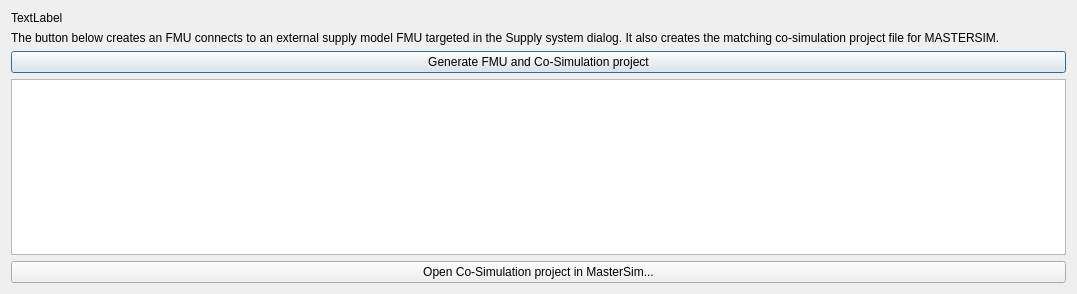
<?xml version="1.0" encoding="UTF-8"?>
<ui version="4.0">
 <class>SVCoSimSupplySystemDialog</class>
 <widget class="QDialog" name="SVCoSimSupplySystemDialog">
  <property name="geometry">
   <rect>
    <x>0</x>
    <y>0</y>
    <width>1077</width>
    <height>294</height>
   </rect>
  </property>
  <property name="windowTitle">
   <string>Co-Simulation with CO2 Balance and Ventilation</string>
  </property>
  <layout class="QVBoxLayout" name="verticalLayout">
   <item>
    <widget class="QLabel" name="labelCheckSummary">
     <property name="text">
      <string>TextLabel</string>
     </property>
     <property name="alignment">
      <set>Qt::AlignJustify|Qt::AlignVCenter</set>
     </property>
     <property name="wordWrap">
      <bool>true</bool>
     </property>
    </widget>
   </item>
   <item>
    <widget class="QLabel" name="label">
     <property name="text">
      <string>The button below creates an FMU connects to an external supply model FMU targeted in the Supply system dialog. It also creates the matching co-simulation project file for MASTERSIM.</string>
     </property>
     <property name="alignment">
      <set>Qt::AlignJustify|Qt::AlignVCenter</set>
     </property>
     <property name="wordWrap">
      <bool>true</bool>
     </property>
    </widget>
   </item>
   <item>
    <widget class="QPushButton" name="pushButtonGenerate">
     <property name="text">
      <string>Generate FMU and Co-Simulation project</string>
     </property>
    </widget>
   </item>
   <item>
    <widget class="QPlainTextEdit" name="plainTextEdit">
     <property name="readOnly">
      <bool>true</bool>
     </property>
    </widget>
   </item>
   <item>
    <widget class="QPushButton" name="pushButtonLaunchMasterSim">
     <property name="text">
      <string>Open Co-Simulation project in MasterSim...</string>
     </property>
    </widget>
   </item>
  </layout>
 </widget>
 <resources/>
 <connections/>
</ui>
